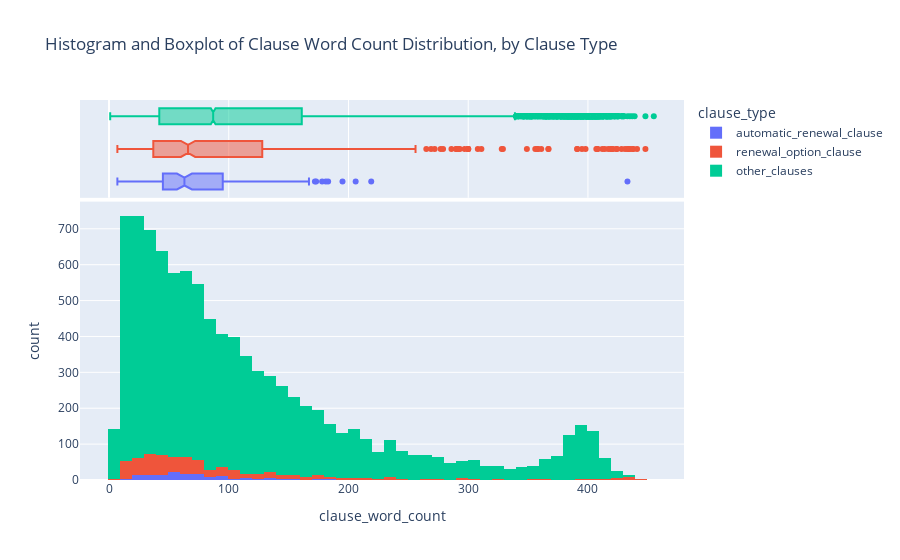

The code cell stored with this chart in its notebook:
### Markdown cell above
**What's the distribution of clause word length for each clause type?**

### Code cell
px.histogram(data_frame=df, x="clause_word_count", color="clause_type", 
             marginal="box", title="Histogram and Boxplot of Clause Word Count Distribution, by Clause Type")

### Figure 1 — Plotly figure (JSON) as saved in the notebook; plotly's stock layout.template omitted (floating-point values rounded to 4 significant figures; data arrays with more than 128 entries replaced by an {"elided": "..."} marker saying what was removed)
{"data": [{"alignmentgroup": "True", "bingroup": "x", "hovertemplate": "clause_type=automatic_renewal_clause<br>clause_word_count=%{x}<br>count=%{y}<extra></extra>", "legendgroup": "automatic_renewal_clause", "marker": {"color": "#636efa"}, "name": "automatic_renewal_clause", "offsetgroup": "automatic_renewal_clause", "orientation": "v", "showlegend": true, "type": "histogram", "x": {"elided": "156 int values"}, "xaxis": "x", "yaxis": "y"}, {"alignmentgroup": "True", "hovertemplate": "clause_type=automatic_renewal_clause<br>clause_word_count=%{x}<extra></extra>", "legendgroup": "automatic_renewal_clause", "marker": {"color": "#636efa"}, "name": "automatic_renewal_clause", "notched": true, "offsetgroup": "automatic_renewal_clause", "showlegend": false, "type": "box", "x": {"elided": "156 int values"}, "xaxis": "x2", "yaxis": "y2"}, {"alignmentgroup": "True", "bingroup": "x", "hovertemplate": "clause_type=renewal_option_clause<br>clause_word_count=%{x}<br>count=%{y}<extra></extra>", "legendgroup": "renewal_option_clause", "marker": {"color": "#EF553B"}, "name": "renewal_option_clause", "offsetgroup": "renewal_option_clause", "orientation": "v", "showlegend": true, "type": "histogram", "x": {"elided": "576 int values"}, "xaxis": "x", "yaxis": "y"}, {"alignmentgroup": "True", "hovertemplate": "clause_type=renewal_option_clause<br>clause_word_count=%{x}<extra></extra>", "legendgroup": "renewal_option_clause", "marker": {"color": "#EF553B"}, "name": "renewal_option_clause", "notched": true, "offsetgroup": "renewal_option_clause", "showlegend": false, "type": "box", "x": {"elided": "576 int values"}, "xaxis": "x2", "yaxis": "y2"}, {"alignmentgroup": "True", "bingroup": "x", "hovertemplate": "clause_type=other_clauses<br>clause_word_count=%{x}<br>count=%{y}<extra></extra>", "legendgroup": "other_clauses", "marker": {"color": "#00cc96"}, "name": "other_clauses", "offsetgroup": "other_clauses", "orientation": "v", "showlegend": true, "type": "histogram", "x": {"elided": "9014 int values"}, "xaxis": "x", "yaxis": "y"}, {"alignmentgroup": "True", "hovertemplate": "clause_type=other_clauses<br>clause_word_count=%{x}<extra></extra>", "legendgroup": "other_clauses", "marker": {"color": "#00cc96"}, "name": "other_clauses", "notched": true, "offsetgroup": "other_clauses", "showlegend": false, "type": "box", "x": {"elided": "9014 int values"}, "xaxis": "x2", "yaxis": "y2"}], "layout": {"barmode": "relative", "legend": {"title": {"text": "clause_type"}, "tracegroupgap": 0}, "title": {"text": "Histogram and Boxplot of Clause Word Count Distribution, by Clause Type"}, "xaxis": {"anchor": "y", "domain": [0, 1], "title": {"text": "clause_word_count"}}, "xaxis2": {"anchor": "y2", "domain": [0, 1], "matches": "x", "showgrid": true, "showticklabels": false}, "yaxis": {"anchor": "x", "domain": [0, 0.7326], "title": {"text": "count"}}, "yaxis2": {"anchor": "x2", "domain": [0.7426, 1], "matches": "y2", "showgrid": false, "showline": false, "showticklabels": false, "ticks": ""}}}
